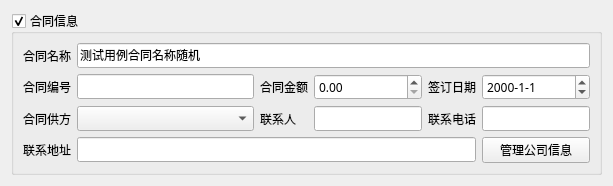
<?xml version="1.0" encoding="UTF-8"?>
<ui version="4.0">
 <class>Form</class>
 <widget class="QWidget" name="Form">
  <property name="geometry">
   <rect>
    <x>0</x>
    <y>0</y>
    <width>613</width>
    <height>174</height>
   </rect>
  </property>
  <property name="font">
   <font>
    <family>Trebuchet MS</family>
   </font>
  </property>
  <property name="windowTitle">
   <string>Form</string>
  </property>
  <layout class="QVBoxLayout" name="verticalLayout">
   <item>
    <widget class="QGroupBox" name="groupBox">
     <property name="title">
      <string>合同信息</string>
     </property>
     <property name="checkable">
      <bool>true</bool>
     </property>
     <layout class="QVBoxLayout" name="verticalLayout_3">
      <item>
       <layout class="QGridLayout" name="gridLayout">
        <item row="2" column="5">
         <widget class="QLineEdit" name="lineEdit_company_telephone">
          <property name="sizePolicy">
           <sizepolicy hsizetype="Preferred" vsizetype="Fixed">
            <horstretch>0</horstretch>
            <verstretch>0</verstretch>
           </sizepolicy>
          </property>
          <property name="readOnly">
           <bool>true</bool>
          </property>
         </widget>
        </item>
        <item row="2" column="1">
         <widget class="QComboBox" name="comboBox_company"/>
        </item>
        <item row="2" column="4">
         <widget class="QLabel" name="label_7">
          <property name="text">
           <string>联系电话</string>
          </property>
         </widget>
        </item>
        <item row="1" column="4">
         <widget class="QLabel" name="label_4">
          <property name="text">
           <string>签订日期</string>
          </property>
         </widget>
        </item>
        <item row="1" column="1">
         <widget class="QLineEdit" name="lineEdit_contract_number"/>
        </item>
        <item row="1" column="3">
         <widget class="QDoubleSpinBox" name="doubleSpinBox_contract_amount"/>
        </item>
        <item row="1" column="5">
         <widget class="QDateEdit" name="dateEdit_sign_date">
          <property name="displayFormat">
           <string>yyyy-M-d</string>
          </property>
         </widget>
        </item>
        <item row="1" column="2">
         <widget class="QLabel" name="label_3">
          <property name="text">
           <string>合同金额</string>
          </property>
         </widget>
        </item>
        <item row="2" column="0">
         <widget class="QLabel" name="label_5">
          <property name="text">
           <string>合同供方</string>
          </property>
         </widget>
        </item>
        <item row="0" column="1" colspan="5">
         <widget class="QLineEdit" name="lineEdit_contract_name">
          <property name="text">
           <string>测试用例合同名称随机</string>
          </property>
         </widget>
        </item>
        <item row="1" column="0">
         <widget class="QLabel" name="label_2">
          <property name="text">
           <string>合同编号</string>
          </property>
         </widget>
        </item>
        <item row="3" column="1" colspan="4">
         <widget class="QLineEdit" name="lineEdit_company_address">
          <property name="readOnly">
           <bool>true</bool>
          </property>
         </widget>
        </item>
        <item row="0" column="0">
         <widget class="QLabel" name="label">
          <property name="text">
           <string>合同名称</string>
          </property>
         </widget>
        </item>
        <item row="3" column="0">
         <widget class="QLabel" name="label_8">
          <property name="text">
           <string>联系地址</string>
          </property>
         </widget>
        </item>
        <item row="3" column="5">
         <widget class="QPushButton" name="pushButton">
          <property name="text">
           <string>管理公司信息</string>
          </property>
         </widget>
        </item>
        <item row="2" column="2">
         <widget class="QLabel" name="label_6">
          <property name="text">
           <string>联系人</string>
          </property>
         </widget>
        </item>
        <item row="2" column="3">
         <widget class="QLineEdit" name="lineEdit_company_contact">
          <property name="sizePolicy">
           <sizepolicy hsizetype="Preferred" vsizetype="Fixed">
            <horstretch>0</horstretch>
            <verstretch>0</verstretch>
           </sizepolicy>
          </property>
          <property name="maxLength">
           <number>12</number>
          </property>
          <property name="readOnly">
           <bool>true</bool>
          </property>
         </widget>
        </item>
       </layout>
      </item>
     </layout>
    </widget>
   </item>
  </layout>
 </widget>
 <resources/>
 <connections/>
</ui>
